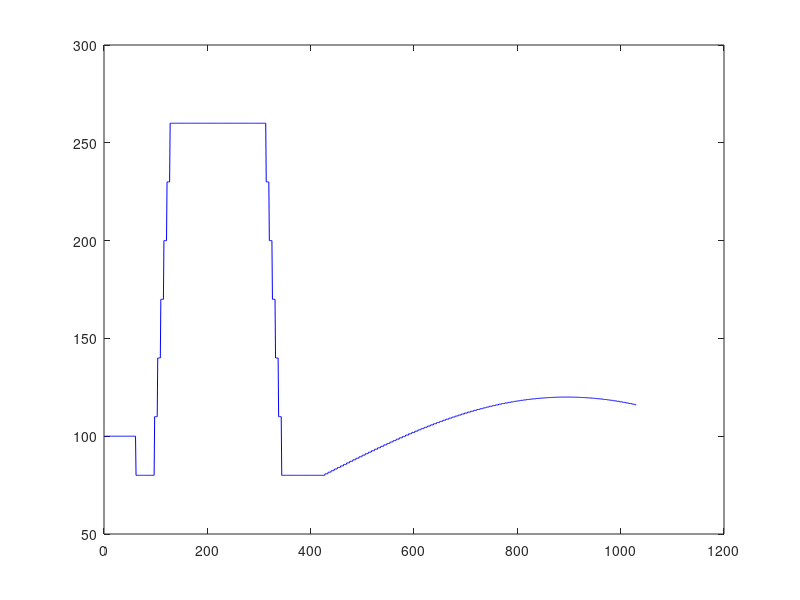

This chart was generated by the following MATLAB code: (Note: this script raises an error after producing the figure.)
%Plots a nominal demand profile against its noisy version, to check the
%size of the noise used in scenarios 2 and 4.


base_demands = load('base_demands.mat');




plot(base_demands.base_demand_o2c2, 'b')
hold on

Demands.o2c2 = calc_noisy_demands('o2','c2',base_demands.base_demand_o2c2);

plot(Demands.o2c2, 'r')
